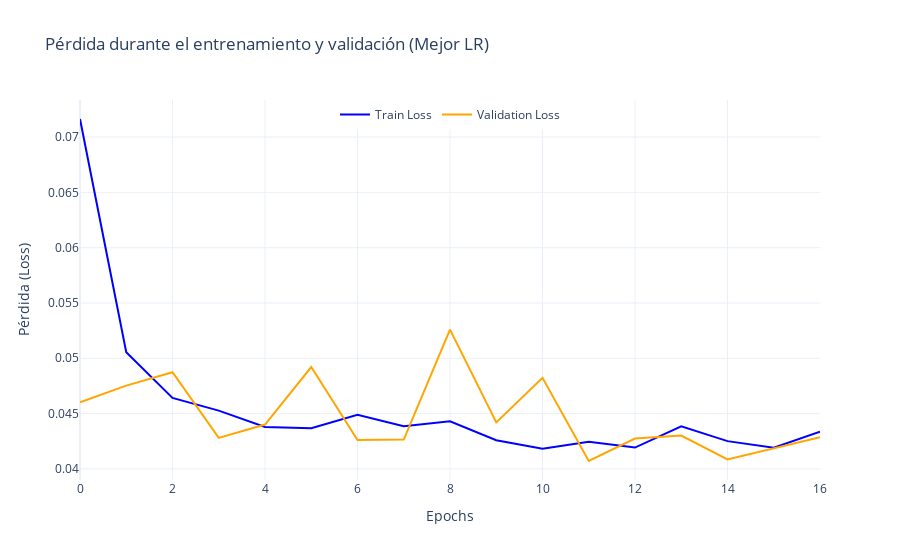
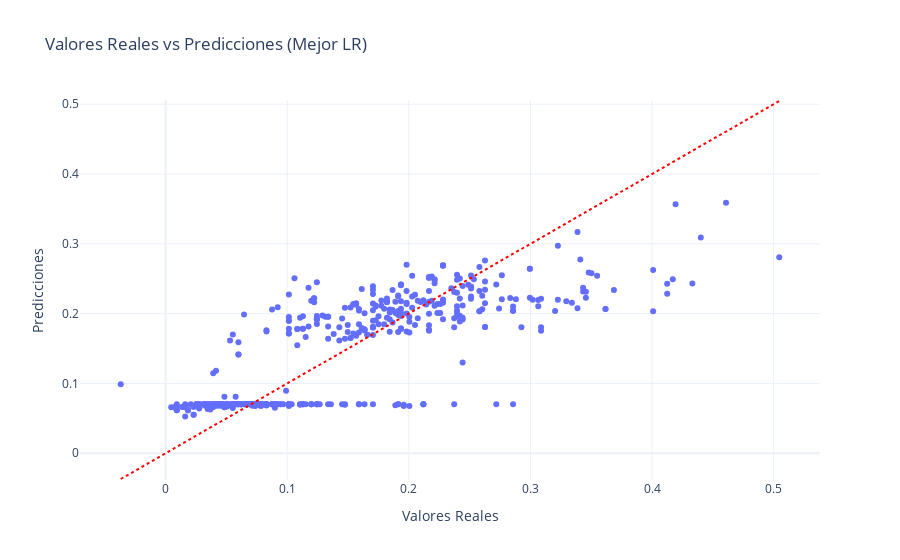

These figures' notebook cell, in order:
### Code cell
# Encontrar el mejor learning rate basado en validation_loss
best_lr = results_lr.loc[results_lr["validation_loss"].idxmin(), "learning_rate"]

early_stopping = EarlyStopping(
    monitor="val_loss",
    patience=5,# Incrementar para prevenir paradas prematuras
    restore_best_weights=True # Restaurar mejores pesos
)

# Entrenar el mejor modelo con el mejor learning rate
model = Sequential([
    Input(shape=(X_train.shape[1],)),
    Dense(units=128, activation='relu'),
    Dropout(0.2),  # Añadir Dropout para evitar overfitting
    Dense(units=64, activation='relu'),
    Dropout(0.2),
    Dense(units=32, activation='relu'),
    Dropout(0.2),
    Dense(units=8, activation='relu'),
    Dense(units=1)
])    

model.compile(optimizer=Adam(learning_rate=best_lr), loss='mean_absolute_error')


# Entrenar nuevamente el mejor modelo
history = model.fit(
    X_train, y_train,
    validation_split=0.2,
    epochs=100,  # Más epochs para ajustar bien
    batch_size=32,
    callbacks=[early_stopping],
    verbose=1
)

fig = go.Figure()
fig.add_trace(go.Scatter(y=history.history['loss'], mode='lines', name='Train Loss', line=dict(color='blue')))
fig.add_trace(go.Scatter(y=history.history['val_loss'], mode='lines', name='Validation Loss', line=dict(color='orange')))
fig.update_layout(title="Pérdida durante el entrenamiento y validación (Mejor LR)",
                  xaxis_title="Epochs", yaxis_title="Pérdida (Loss)", template="plotly_white",
                  legend=dict(x=0.5, y=1, xanchor='center', orientation='h'))
fig.show()

test_loss = model.evaluate(X_test, y_test)
print(f"Pierda en el conjunto de teste: {test_loss}")

predictions = model.predict(X_test)

resultados_df = pd.DataFrame({
    "Valores Reales": y_test,
    "Predicciones": predictions.ravel()  # predictions tiene 2D, ravel para transformar en 1D para la creación del df
})

fig = px.scatter(
    resultados_df,
    x="Valores Reales",
    y="Predicciones",
    title="Valores Reales vs Predicciones (Mejor LR)",
    template="plotly_white"
)

# Añadir una línea de referencia donde las predicciones coinciden perfectamente con los valores reales
fig.add_shape(
    type="line",
    x0=resultados_df["Valores Reales"].min(),
    y0=resultados_df["Valores Reales"].min(),
    x1=resultados_df["Valores Reales"].max(),
    y1=resultados_df["Valores Reales"].max(),
    line=dict(color="red", dash="dot")
)

fig.show()

### Figure 1 — Plotly figure (JSON) as saved in the notebook; plotly's stock layout.template omitted (floating-point values rounded to 4 significant figures)
{"data": [{"line": {"color": "blue"}, "mode": "lines", "name": "Train Loss", "type": "scatter", "y": [0.07163, 0.05055, 0.04641, 0.04527, 0.04379, 0.04367, 0.0449, 0.04386, 0.0443, 0.04259, 0.04182, 0.04245, 0.04193, 0.04385, 0.04251, 0.04191, 0.04335]}, {"line": {"color": "orange"}, "mode": "lines", "name": "Validation Loss", "type": "scatter", "y": [0.04603, 0.04753, 0.04874, 0.0428, 0.04401, 0.04921, 0.04262, 0.04265, 0.05259, 0.04421, 0.04823, 0.04071, 0.04274, 0.04301, 0.04085, 0.04187, 0.04286]}], "layout": {"legend": {"orientation": "h", "x": 0.5, "xanchor": "center", "y": 1}, "title": {"text": "Pérdida durante el entrenamiento y validación (Mejor LR)"}, "xaxis": {"title": {"text": "Epochs"}}, "yaxis": {"title": {"text": "Pérdida (Loss)"}}}}

### Figure 2 — Plotly figure (JSON) as saved in the notebook; plotly's stock layout.template omitted (floating-point values rounded to 4 significant figures; data arrays with more than 128 entries replaced by an {"elided": "..."} marker saying what was removed)
{"data": [{"hovertemplate": "Valores Reales=%{x}<br>Predicciones=%{y}<extra></extra>", "legendgroup": "", "marker": {"color": "#636efa", "symbol": "circle"}, "mode": "markers", "name": "", "orientation": "v", "showlegend": false, "type": "scatter", "x": {"elided": "500 float values"}, "xaxis": "x", "y": {"elided": "500 float values"}, "yaxis": "y"}], "layout": {"legend": {"tracegroupgap": 0}, "shapes": [{"line": {"color": "red", "dash": "dot"}, "type": "line", "x0": -0.03687, "x1": 0.5046, "y0": -0.03687, "y1": 0.5046}], "title": {"text": "Valores Reales vs Predicciones (Mejor LR)"}, "xaxis": {"anchor": "y", "domain": [0, 1], "title": {"text": "Valores Reales"}}, "yaxis": {"anchor": "x", "domain": [0, 1], "title": {"text": "Predicciones"}}}}
